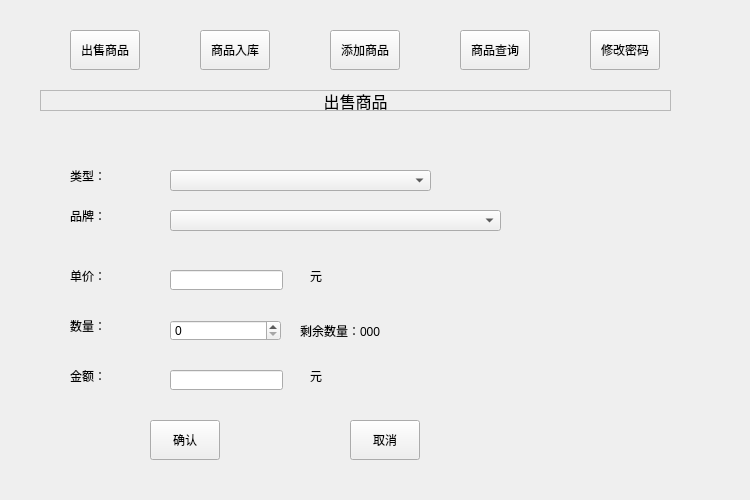
<?xml version="1.0" encoding="UTF-8"?>
<ui version="4.0">
 <class>Widget</class>
 <widget class="QWidget" name="Widget">
  <property name="geometry">
   <rect>
    <x>0</x>
    <y>0</y>
    <width>750</width>
    <height>500</height>
   </rect>
  </property>
  <property name="windowTitle">
   <string>数据管理系统</string>
  </property>
  <widget class="QPushButton" name="sellBtn">
   <property name="geometry">
    <rect>
     <x>70</x>
     <y>30</y>
     <width>70</width>
     <height>40</height>
    </rect>
   </property>
   <property name="minimumSize">
    <size>
     <width>70</width>
     <height>40</height>
    </size>
   </property>
   <property name="maximumSize">
    <size>
     <width>70</width>
     <height>40</height>
    </size>
   </property>
   <property name="text">
    <string>出售商品</string>
   </property>
  </widget>
  <widget class="QPushButton" name="buyBtn">
   <property name="geometry">
    <rect>
     <x>200</x>
     <y>30</y>
     <width>70</width>
     <height>40</height>
    </rect>
   </property>
   <property name="minimumSize">
    <size>
     <width>70</width>
     <height>40</height>
    </size>
   </property>
   <property name="maximumSize">
    <size>
     <width>70</width>
     <height>40</height>
    </size>
   </property>
   <property name="text">
    <string>商品入库</string>
   </property>
  </widget>
  <widget class="QPushButton" name="addBtn">
   <property name="geometry">
    <rect>
     <x>330</x>
     <y>30</y>
     <width>70</width>
     <height>40</height>
    </rect>
   </property>
   <property name="minimumSize">
    <size>
     <width>70</width>
     <height>40</height>
    </size>
   </property>
   <property name="maximumSize">
    <size>
     <width>70</width>
     <height>40</height>
    </size>
   </property>
   <property name="text">
    <string>添加商品</string>
   </property>
  </widget>
  <widget class="QPushButton" name="queryBtn">
   <property name="geometry">
    <rect>
     <x>460</x>
     <y>30</y>
     <width>70</width>
     <height>40</height>
    </rect>
   </property>
   <property name="minimumSize">
    <size>
     <width>70</width>
     <height>40</height>
    </size>
   </property>
   <property name="maximumSize">
    <size>
     <width>70</width>
     <height>40</height>
    </size>
   </property>
   <property name="text">
    <string>商品查询</string>
   </property>
  </widget>
  <widget class="QPushButton" name="passwordBtn">
   <property name="geometry">
    <rect>
     <x>590</x>
     <y>30</y>
     <width>70</width>
     <height>40</height>
    </rect>
   </property>
   <property name="minimumSize">
    <size>
     <width>70</width>
     <height>40</height>
    </size>
   </property>
   <property name="maximumSize">
    <size>
     <width>70</width>
     <height>40</height>
    </size>
   </property>
   <property name="text">
    <string>修改密码</string>
   </property>
  </widget>
  <widget class="QStackedWidget" name="stackedWidget">
   <property name="geometry">
    <rect>
     <x>10</x>
     <y>80</y>
     <width>700</width>
     <height>410</height>
    </rect>
   </property>
   <widget class="QWidget" name="sellPage">
    <widget class="QLabel" name="label">
     <property name="geometry">
      <rect>
       <x>30</x>
       <y>10</y>
       <width>631</width>
       <height>21</height>
      </rect>
     </property>
     <property name="font">
      <font>
       <family>Alibaba PuHuiTi</family>
       <pointsize>12</pointsize>
      </font>
     </property>
     <property name="frameShape">
      <enum>QFrame::StyledPanel</enum>
     </property>
     <property name="text">
      <string>出售商品</string>
     </property>
     <property name="alignment">
      <set>Qt::AlignCenter</set>
     </property>
    </widget>
    <widget class="QLabel" name="label_2">
     <property name="geometry">
      <rect>
       <x>60</x>
       <y>90</y>
       <width>54</width>
       <height>12</height>
      </rect>
     </property>
     <property name="text">
      <string>类型：</string>
     </property>
    </widget>
    <widget class="QLabel" name="label_3">
     <property name="geometry">
      <rect>
       <x>60</x>
       <y>130</y>
       <width>54</width>
       <height>12</height>
      </rect>
     </property>
     <property name="text">
      <string>品牌：</string>
     </property>
    </widget>
    <widget class="QLabel" name="label_4">
     <property name="geometry">
      <rect>
       <x>60</x>
       <y>190</y>
       <width>54</width>
       <height>12</height>
      </rect>
     </property>
     <property name="text">
      <string>单价：</string>
     </property>
    </widget>
    <widget class="QLabel" name="label_5">
     <property name="geometry">
      <rect>
       <x>60</x>
       <y>240</y>
       <width>54</width>
       <height>12</height>
      </rect>
     </property>
     <property name="text">
      <string>数量：</string>
     </property>
    </widget>
    <widget class="QLabel" name="label_6">
     <property name="geometry">
      <rect>
       <x>60</x>
       <y>290</y>
       <width>54</width>
       <height>12</height>
      </rect>
     </property>
     <property name="text">
      <string>金额：</string>
     </property>
    </widget>
    <widget class="QComboBox" name="sellTypeComboBox">
     <property name="geometry">
      <rect>
       <x>160</x>
       <y>90</y>
       <width>261</width>
       <height>21</height>
      </rect>
     </property>
    </widget>
    <widget class="QComboBox" name="sellBrandComboBox">
     <property name="geometry">
      <rect>
       <x>160</x>
       <y>130</y>
       <width>331</width>
       <height>21</height>
      </rect>
     </property>
    </widget>
    <widget class="QLineEdit" name="sellPriceLineEdit">
     <property name="geometry">
      <rect>
       <x>160</x>
       <y>190</y>
       <width>113</width>
       <height>20</height>
      </rect>
     </property>
    </widget>
    <widget class="QLineEdit" name="sellSumLineEdit">
     <property name="geometry">
      <rect>
       <x>160</x>
       <y>290</y>
       <width>113</width>
       <height>20</height>
      </rect>
     </property>
    </widget>
    <widget class="QSpinBox" name="spinBox">
     <property name="geometry">
      <rect>
       <x>160</x>
       <y>240</y>
       <width>111</width>
       <height>21</height>
      </rect>
     </property>
    </widget>
    <widget class="QLabel" name="label_7">
     <property name="geometry">
      <rect>
       <x>300</x>
       <y>190</y>
       <width>54</width>
       <height>12</height>
      </rect>
     </property>
     <property name="text">
      <string>元</string>
     </property>
    </widget>
    <widget class="QLabel" name="sellLastNumLabel">
     <property name="geometry">
      <rect>
       <x>290</x>
       <y>240</y>
       <width>101</width>
       <height>21</height>
      </rect>
     </property>
     <property name="text">
      <string>剩余数量：000</string>
     </property>
    </widget>
    <widget class="QLabel" name="label_9">
     <property name="geometry">
      <rect>
       <x>300</x>
       <y>290</y>
       <width>54</width>
       <height>12</height>
      </rect>
     </property>
     <property name="text">
      <string>元</string>
     </property>
    </widget>
    <widget class="QPushButton" name="sellOkBtn">
     <property name="geometry">
      <rect>
       <x>140</x>
       <y>340</y>
       <width>70</width>
       <height>40</height>
      </rect>
     </property>
     <property name="minimumSize">
      <size>
       <width>70</width>
       <height>40</height>
      </size>
     </property>
     <property name="maximumSize">
      <size>
       <width>70</width>
       <height>40</height>
      </size>
     </property>
     <property name="text">
      <string>确认</string>
     </property>
    </widget>
    <widget class="QPushButton" name="sellCancelBtn">
     <property name="geometry">
      <rect>
       <x>340</x>
       <y>340</y>
       <width>70</width>
       <height>40</height>
      </rect>
     </property>
     <property name="minimumSize">
      <size>
       <width>70</width>
       <height>40</height>
      </size>
     </property>
     <property name="maximumSize">
      <size>
       <width>70</width>
       <height>40</height>
      </size>
     </property>
     <property name="text">
      <string>取消</string>
     </property>
    </widget>
   </widget>
   <widget class="QWidget" name="page">
    <widget class="QLabel" name="label_8">
     <property name="geometry">
      <rect>
       <x>110</x>
       <y>80</y>
       <width>54</width>
       <height>12</height>
      </rect>
     </property>
     <property name="text">
      <string>类型：</string>
     </property>
    </widget>
    <widget class="QLabel" name="label_10">
     <property name="geometry">
      <rect>
       <x>110</x>
       <y>130</y>
       <width>54</width>
       <height>12</height>
      </rect>
     </property>
     <property name="text">
      <string>品牌：</string>
     </property>
    </widget>
    <widget class="QLabel" name="label_11">
     <property name="geometry">
      <rect>
       <x>110</x>
       <y>180</y>
       <width>54</width>
       <height>12</height>
      </rect>
     </property>
     <property name="text">
      <string>单价：</string>
     </property>
    </widget>
    <widget class="QLabel" name="label_12">
     <property name="geometry">
      <rect>
       <x>110</x>
       <y>220</y>
       <width>54</width>
       <height>12</height>
      </rect>
     </property>
     <property name="text">
      <string>数量：</string>
     </property>
    </widget>
    <widget class="QLabel" name="label_13">
     <property name="geometry">
      <rect>
       <x>110</x>
       <y>260</y>
       <width>54</width>
       <height>12</height>
      </rect>
     </property>
     <property name="text">
      <string>金额：</string>
     </property>
    </widget>
    <widget class="QComboBox" name="goodsTypeComboBox">
     <property name="geometry">
      <rect>
       <x>200</x>
       <y>80</y>
       <width>151</width>
       <height>21</height>
      </rect>
     </property>
    </widget>
    <widget class="QComboBox" name="goodsBrandComboBox">
     <property name="geometry">
      <rect>
       <x>200</x>
       <y>130</y>
       <width>281</width>
       <height>21</height>
      </rect>
     </property>
    </widget>
    <widget class="QLineEdit" name="goodsPriceLineEdit">
     <property name="geometry">
      <rect>
       <x>200</x>
       <y>180</y>
       <width>113</width>
       <height>20</height>
      </rect>
     </property>
    </widget>
    <widget class="QLineEdit" name="goodsSumLineEdit">
     <property name="geometry">
      <rect>
       <x>200</x>
       <y>260</y>
       <width>113</width>
       <height>20</height>
      </rect>
     </property>
    </widget>
    <widget class="QSpinBox" name="goodsSumSpinBox">
     <property name="geometry">
      <rect>
       <x>200</x>
       <y>220</y>
       <width>42</width>
       <height>22</height>
      </rect>
     </property>
    </widget>
    <widget class="QLabel" name="label_14">
     <property name="geometry">
      <rect>
       <x>330</x>
       <y>180</y>
       <width>54</width>
       <height>12</height>
      </rect>
     </property>
     <property name="text">
      <string>元</string>
     </property>
    </widget>
    <widget class="QLabel" name="label_15">
     <property name="geometry">
      <rect>
       <x>330</x>
       <y>260</y>
       <width>54</width>
       <height>12</height>
      </rect>
     </property>
     <property name="text">
      <string>元</string>
     </property>
    </widget>
    <widget class="QLabel" name="label_16">
     <property name="geometry">
      <rect>
       <x>70</x>
       <y>30</y>
       <width>561</width>
       <height>21</height>
      </rect>
     </property>
     <property name="frameShape">
      <enum>QFrame::StyledPanel</enum>
     </property>
     <property name="text">
      <string>商品入库</string>
     </property>
     <property name="alignment">
      <set>Qt::AlignCenter</set>
     </property>
    </widget>
    <widget class="QPushButton" name="goodsOkBtn">
     <property name="geometry">
      <rect>
       <x>150</x>
       <y>330</y>
       <width>70</width>
       <height>40</height>
      </rect>
     </property>
     <property name="minimumSize">
      <size>
       <width>70</width>
       <height>40</height>
      </size>
     </property>
     <property name="maximumSize">
      <size>
       <width>70</width>
       <height>40</height>
      </size>
     </property>
     <property name="text">
      <string>确定</string>
     </property>
    </widget>
    <widget class="QPushButton" name="goodsCancelBtn">
     <property name="geometry">
      <rect>
       <x>310</x>
       <y>330</y>
       <width>70</width>
       <height>40</height>
      </rect>
     </property>
     <property name="minimumSize">
      <size>
       <width>70</width>
       <height>40</height>
      </size>
     </property>
     <property name="maximumSize">
      <size>
       <width>70</width>
       <height>40</height>
      </size>
     </property>
     <property name="text">
      <string>取消</string>
     </property>
    </widget>
   </widget>
   <widget class="QWidget" name="page_2"/>
  </widget>
 </widget>
 <resources/>
 <connections/>
</ui>
